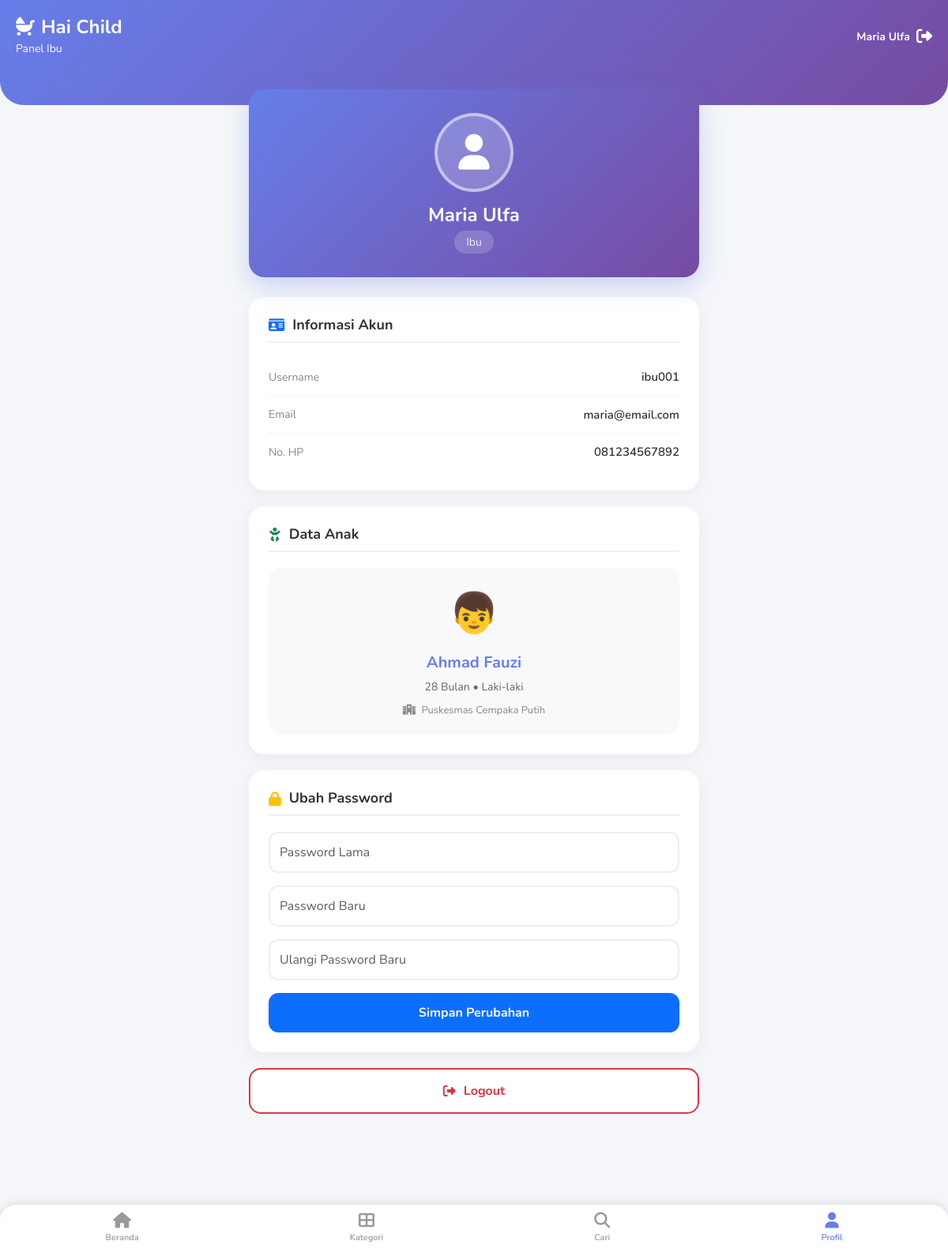
Page /ibu/profil.php (signed in) on the committed database.
### tables this page shows
CREATE TABLE `users` (
  `id` int(11) NOT NULL,
  `username` varchar(50) NOT NULL,
  `password` varchar(255) NOT NULL,
  `role` enum('bidan','ibu_anak') NOT NULL DEFAULT 'ibu_anak',
  `nama_lengkap` varchar(100) NOT NULL,
  `email` varchar(100) NOT NULL,
  `no_hp` varchar(20) DEFAULT NULL,
  `status` enum('active','inactive') NOT NULL DEFAULT 'active',
  `created_at` timestamp NOT NULL DEFAULT current_timestamp(),
  `updated_at` timestamp NOT NULL DEFAULT current_timestamp() ON UPDATE current_timestamp()
);

CREATE TABLE `ibu_anak` (
  `id` int(11) NOT NULL,
  `user_id` int(11) NOT NULL,
  `nama_ibu` varchar(100) NOT NULL,
  `nama_anak` varchar(100) NOT NULL,
  `tanggal_lahir_anak` date NOT NULL,
  `jenis_kelamin` enum('L','P') NOT NULL,
  `puskesmas` varchar(100) NOT NULL DEFAULT 'Puskesmas Cempaka Putih',
  `created_at` timestamp NOT NULL DEFAULT current_timestamp(),
  `updated_at` timestamp NOT NULL DEFAULT current_timestamp() ON UPDATE current_timestamp()
);

### includes/functions.php (called while the page is built, shortened)
<?php
function hitungUmurBulan($tanggal_lahir) {
    $birth = new DateTime($tanggal_lahir);
    $now = new DateTime();
    $diff = $now->diff($birth);
    return ($diff->y * 12) + $diff->m;
}
?>

### ibu/profil.php (the view, shortened to what this page needs)
<?php
require_once '../includes/functions.php';
require_once '../includes/header_ibu.php';
$db = (new Database())->getConnection();
$user_id = $_SESSION['user_id'];
$stmt = $db->prepare("SELECT * FROM users WHERE id = ?");
$stmt->execute([$user_id]);
$user = $stmt->fetch();
$stmt_anak = $db->prepare("SELECT * FROM ibu_anak WHERE user_id = ?");
$stmt_anak->execute([$user_id]);
$anak = $stmt_anak->fetch();
?>
<div class="profil-container">
    <div class="profile-header">
        <div class="profile-avatar">
            <i class="fas fa-user"></i>
        </div>
        <h2 class="profile-name"><?php echo htmlspecialchars($user['nama_lengkap']); ?></h2>
        <span class="profile-role">Ibu</span>
    </div>
    <div class="info-section">
        <h3 class="section-title"><i class="fas fa-id-card text-primary"></i>Informasi Akun</h3>
        <div class="info-row">
            <span class="info-label">Username</span>
            <span class="info-value"><?php echo htmlspecialchars($user['username']); ?></span>
        </div>
        <div class="info-row">
            <span class="info-label">Email</span>
            <span class="info-value"><?php echo htmlspecialchars($user['email']); ?></span>
        </div>
        <div class="info-row">
            <span class="info-label">No. HP</span>
            <span class="info-value"><?php echo htmlspecialchars($user['no_hp'] ?? '-'); ?></span>
        </div>
    </div>
    <div class="info-section">
        <h3 class="section-title"><i class="fas fa-baby text-success"></i>Data Anak</h3>
        <?php if ($anak):
            $umur = hitungUmurBulan($anak['tanggal_lahir_anak']);
        ?>
        <div class="child-info-box">
            <div class="child-avatar"><?php echo $anak['jenis_kelamin'] == 'L' ? '👦' : '👧'; ?></div>
            <div class="child-name"><?php echo htmlspecialchars($anak['nama_anak']); ?></div>
            <div class="child-detail">
                <?php echo $umur; ?> Bulan • <?php echo $anak['jenis_kelamin'] == 'L' ? 'Laki-laki' : 'Perempuan'; ?>
            </div>
            <div style="margin-top: 10px; font-size: 13px; color: #888;">
                <i class="fas fa-hospital me-1"></i> <?php echo htmlspecialchars($anak['puskesmas']); ?>
            </div>
        </div>
        <?php else: ?>
        <p class="text-muted text-center">Data anak belum tersedia. Silakan hubungi Bidan untuk pendaftaran.</p>
        <?php endif; ?>
    </div>
    <div class="info-section">
        <h3 class="section-title"><i class="fas fa-lock text-warning"></i>Ubah Password</h3>
        <form method="POST">
            <div class="mb-3">
                <input type="password" name="pass_lama" class="form-control" placeholder="Password Lama" required>
            </div>
            <div class="mb-3">
                <input type="password" name="pass_baru" class="form-control" placeholder="Password Baru" required>
            </div>
            <div class="mb-3">
                <input type="password" name="pass_konf" class="form-control" placeholder="Ulangi Password Baru" required>
            </div>
            <button type="submit" name="ubah_pass" class="btn btn-primary w-100" style="border-radius: 12px; padding: 12px; font-weight: 700;">
                Simpan Perubahan
            </button>
        </form>
    </div>
    <a href="../logout.php" class="btn-logout">
        <i class="fas fa-sign-out-alt"></i> Logout
    </a>
</div>
<?php require_once '../includes/footer.php'; ?>

### includes/header_ibu.php (style rules this page uses)
body { font-family: 'Nunito', sans-serif; background-color: #f4f6f9; padding-bottom: 80px; }

### ibu/profil.php (style rules this page uses)
.profil-container { padding: 20px 15px 100px; max-width: 600px; margin: 0 auto; }
.profile-header { background: linear-gradient(135deg, #667eea, #764ba2); border-radius: 20px; padding: 30px 20px; text-align: center; color: white; margin-bottom: 25px; box-shadow: 0 10px 30px rgba(102,126,234,0.3); position: relative; overflow: hidden; }
.profile-avatar { width: 100px; height: 100px; background: rgba(255,255,255,0.2); border-radius: 50%; margin: 0 auto 15px; display: flex; align-items: center; justify-content: center; font-size: 45px; border: 4px solid rgba(255,255,255,0.5); }
.profile-name { font-size: 24px; font-weight: 700; margin-bottom: 5px; }
.profile-role { font-size: 14px; opacity: 0.9; background: rgba(255,255,255,0.2); display: inline-block; padding: 4px 15px; border-radius: 20px; }
.info-section { background: white; border-radius: 20px; padding: 25px; margin-bottom: 20px; box-shadow: 0 5px 20px rgba(0,0,0,0.05); }
.section-title { font-size: 18px; font-weight: 700; color: #333; margin-bottom: 20px; padding-bottom: 10px; border-bottom: 2px solid #f0f0f0; display: flex; align-items: center; gap: 10px; }
.info-row { display: flex; justify-content: space-between; align-items: center; padding: 12px 0; border-bottom: 1px dashed #eee; }
.info-row:last-child { border-bottom: none; }
.info-label { color: #888; font-size: 14px; }
.info-value { font-weight: 600; color: #333; font-size: 15px; text-align: right; }
.child-info-box { background: #f8f9fa; border-radius: 15px; padding: 20px; text-align: center; margin-top: 10px; }
.child-avatar { font-size: 50px; margin-bottom: 10px; }
.child-name { font-size: 20px; font-weight: 700; color: #667eea; margin-bottom: 5px; }
.child-detail { font-size: 14px; color: #666; }
.btn-logout { background: white; color: #dc3545; border: 2px solid #dc3545; width: 100%; padding: 15px; border-radius: 15px; font-weight: 700; font-size: 16px; display: flex; align-items: center; justify-content: center; gap: 10px; text-decoration: none; transition: all 0.3s; }
.form-control { border-radius: 12px; border: 2px solid #eee; padding: 12px; }

### rows in the picture
users: nama_lengkap "Maria Ulfa", username "ibu001", email "maria@email.com", no_hp "081234567892"
ibu_anak: nama_anak "Ahmad Fauzi", tanggal_lahir_anak "28", puskesmas "Puskesmas Cempaka Putih"

### other values in the picture
$_SESSION['nama'] "Maria Ulfa"
